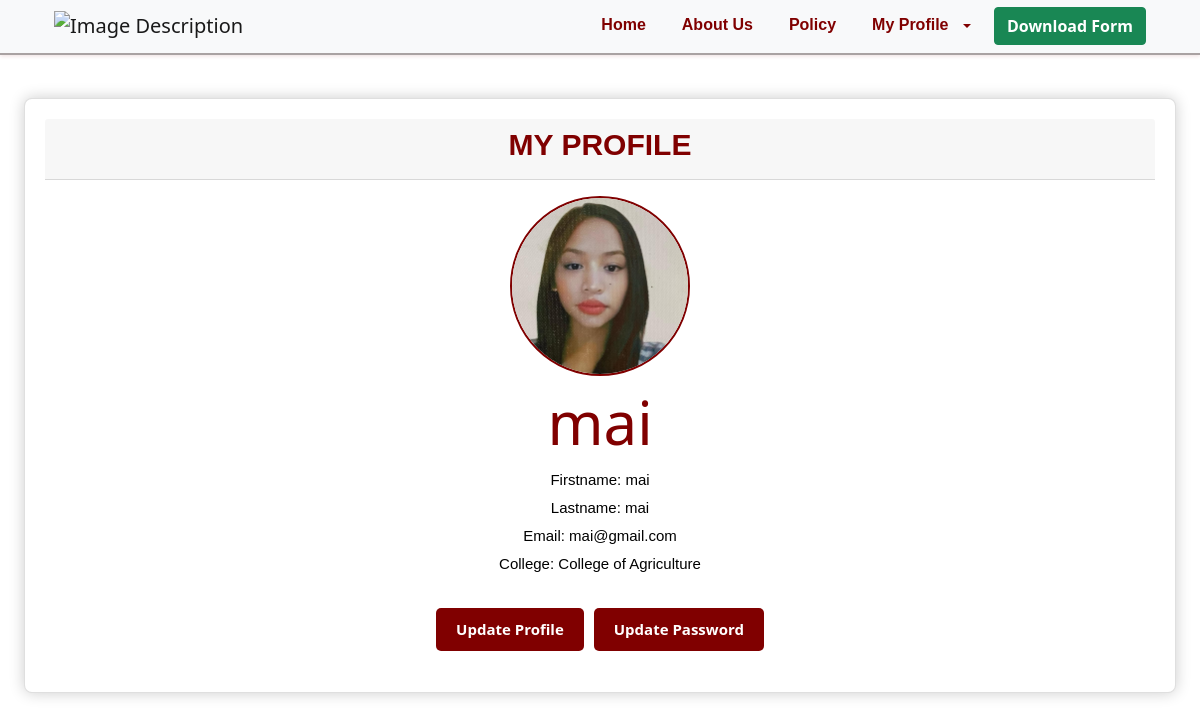
The page /profile/12 (signed in) on the database its author committed.
### core/models.py (models this page shows)
class User (AbstractUser):
    is_coordinator=models.BooleanField(default=False)
    is_student=models.BooleanField(default=False)
    is_authenticated = models.BooleanField(default=False)
    is_activated = models.BooleanField(default=False)
    first_name = models.CharField(max_length=50, null=True)
    last_name = models.CharField(max_length=50, null=True)
    email = models.EmailField(max_length=50, null=True)
    profile = models.ImageField(null=True, default="profile-default.svg")
    id_number = models.CharField(max_length=50, null=True)
    college=models.ForeignKey('College',on_delete=models.SET_NULL, null=True)
    department=models.ForeignKey('Department',on_delete=models.SET_NULL, null=True)

class College(models.Model):
    name=models.CharField(max_length=150)
    def __str__(self):
        return self.name

### core/views.py (the view)
# urls.py: path('profile/<str:pk>', views.userProfile, name='profile'),
def userProfile(request, pk):
    user = User.objects.get(id=pk)
    context = {'user': user}
    return render(request, 'profile.html', context)

### core/templates/profile.html (shortened to what this page needs)
{% extends "master.html" %}
{% block content %}
<div class="container-fluid mt-5">
    <div class="row">
        <div class="col-md-12">
            <div class="card">
                <div class="card-header">
                    <h3 class="card-title">MY PROFILE</h3>
                </div>
                <div class="card-body">
                    {% if request.user.is_authenticated %}
                        <div class="profile-header">
                            {% if request.user.profile %}
                                <img src="{{ request.user.profile.url }}" alt="Profile Picture"/>
                            {% else %}
                                <img src="default-profile.png" alt="Default Profile Picture"/>
                            {% endif %}
                            <h1>{{ request.user.username }}</h1>
                            <h5>Firstname: {{ request.user.first_name }}</h5>
                            <h5>Lastname: {{ request.user.last_name }}</h5>
                            <h5>Email: {{ request.user.email }}</h5>
                            <h5>College: {{ request.user.college }}</h5>
                        </div>
                        <div class="btn-container">
                            <a href="{% url 'UpdateUser' %}" class="button">Update Profile</a>
                            <a href="{% url 'UpdatePassword' %}" class="button">Update Password</a>
                        </div>
                    {% endif %}
                </div>
            </div>
        </div>
    </div>
</div>
{% endblock %}

### static_files/css/styles.css (style rules this page uses)
.card { border-radius: 8px; box-shadow: 0 4px 8px rgba(0, 0, 0, 0.1); }
.card-title { color: maroon; }
body { background-color: #f8f9fa; }
.card { margin-top: 20px; border-radius: 10px; }
.card-header { border-top-left-radius: 10px; border-top-right-radius: 10px; }

### MAIN/templates/master.html (style rules this page uses)
h5 { font-size: 25px; color: maroon; font-family: Copperplate, Fantasy; font-size: 50px; }

### core/templates/profile.html (style rules this page uses)
.card-title { font-family: Arial, sans-serif; font-weight: bold; font-size: 30px; text-align: center; color: maroon; }
.card { width: 90 %; max-width: 1300px; height: 85%; background-color: #fff; border-radius: 8px; margin: 50px auto; padding: 20px; box-sizing: border-box; font-size: 15px; color: maroon; box-shadow: 0px 0px 15px rgba(0, 0, 0, 0.2); }
.profile-header { display: flex; flex-direction: column; align-items: center; margin-bottom: 20px; }
.profile-header img { width: 180px; height: 180px; border-radius: 50%; object-fit: cover; border: 2px solid maroon; }
.profile-header h1 { margin-top: 10px; font-size: 4em; color: maroon; }
.profile-header h5 { margin: 5px 0; font-size: 1.0em; color: black; font-family: Verdana, sans-serif; }
.btn-container { display: flex; justify-content: center; flex-wrap: wrap; gap: 10px; }
.button { display: inline-block; width: auto; padding: 10px 20px; background-color: maroon; color: white; text-align: center; text-decoration: none !important; border-radius: 5px; font-size: 1em; font-weight: bold; cursor: pointer; transition: background-color 0.3s; margin: 10px 0; }

### rows shown on the page
User: user.profile (picture), user.username "mai", user.first_name "mai", user.last_name "mai", user.email "mai@gmail.com", user.college "College of Agriculture"
